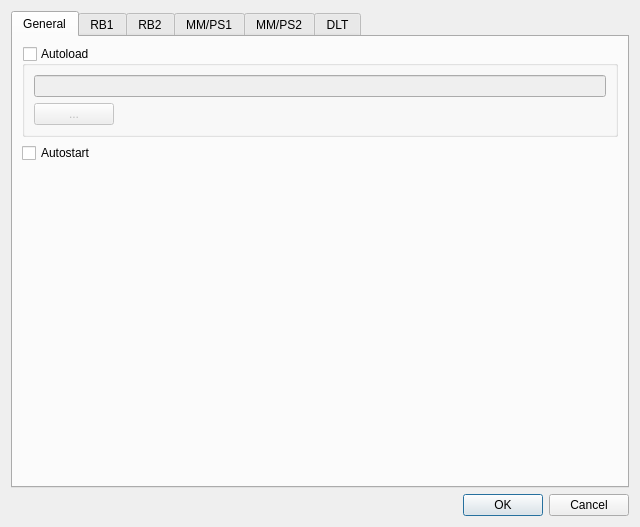
<?xml version="1.0" encoding="UTF-8"?>
<ui version="4.0">
 <class>SettingsDialog</class>
 <widget class="QDialog" name="SettingsDialog">
  <property name="geometry">
   <rect>
    <x>0</x>
    <y>0</y>
    <width>640</width>
    <height>527</height>
   </rect>
  </property>
  <property name="font">
   <font>
    <family>Arial</family>
   </font>
  </property>
  <property name="windowTitle">
   <string>Settings</string>
  </property>
  <layout class="QVBoxLayout" name="verticalLayout">
   <item>
    <widget class="QTabWidget" name="tabWidget">
     <property name="currentIndex">
      <number>0</number>
     </property>
     <widget class="QWidget" name="tabGeneral">
      <attribute name="title">
       <string>General</string>
      </attribute>
      <layout class="QVBoxLayout" name="verticalLayout_2">
       <item>
        <widget class="QGroupBox" name="groupBoxAutoload">
         <property name="title">
          <string>Autoload</string>
         </property>
         <property name="checkable">
          <bool>true</bool>
         </property>
         <property name="checked">
          <bool>false</bool>
         </property>
         <layout class="QVBoxLayout" name="verticalLayout_5">
          <item>
           <widget class="QLineEdit" name="lineEditAutoload">
            <property name="readOnly">
             <bool>true</bool>
            </property>
           </widget>
          </item>
          <item>
           <widget class="QPushButton" name="pushButtonAutoload">
            <property name="sizePolicy">
             <sizepolicy hsizetype="Maximum" vsizetype="Fixed">
              <horstretch>0</horstretch>
              <verstretch>0</verstretch>
             </sizepolicy>
            </property>
            <property name="text">
             <string>...</string>
            </property>
           </widget>
          </item>
         </layout>
        </widget>
       </item>
       <item>
        <widget class="QCheckBox" name="checkBoxAutostart">
         <property name="text">
          <string>Autostart</string>
         </property>
        </widget>
       </item>
       <item>
        <spacer name="verticalSpacer">
         <property name="orientation">
          <enum>Qt::Vertical</enum>
         </property>
         <property name="sizeHint" stdset="0">
          <size>
           <width>20</width>
           <height>40</height>
          </size>
         </property>
        </spacer>
       </item>
      </layout>
     </widget>
     <widget class="QWidget" name="TabRelais">
      <attribute name="title">
       <string>RB1</string>
      </attribute>
      <layout class="QVBoxLayout" name="verticalLayout_3">
       <item>
        <widget class="QCheckBox" name="checkBoxRelais1Active">
         <property name="text">
          <string>Active</string>
         </property>
        </widget>
       </item>
       <item>
        <widget class="QLabel" name="label">
         <property name="text">
          <string>Serial Port:</string>
         </property>
        </widget>
       </item>
       <item>
        <widget class="QComboBox" name="comboBoxSerialPort1"/>
       </item>
       <item>
        <widget class="QLabel" name="label_6">
         <property name="text">
          <string>Relais Name 1:</string>
         </property>
        </widget>
       </item>
       <item>
        <widget class="QLineEdit" name="lineEditRelaisName1"/>
       </item>
       <item>
        <widget class="QLabel" name="label_5">
         <property name="text">
          <string>Relais Name 2:</string>
         </property>
        </widget>
       </item>
       <item>
        <widget class="QLineEdit" name="lineEditRelaisName2"/>
       </item>
       <item>
        <widget class="QLabel" name="label_7">
         <property name="text">
          <string>Relais Name 3:</string>
         </property>
        </widget>
       </item>
       <item>
        <widget class="QLineEdit" name="lineEditRelaisName3"/>
       </item>
       <item>
        <widget class="QLabel" name="label_18">
         <property name="text">
          <string>Relais Name 4:</string>
         </property>
        </widget>
       </item>
       <item>
        <widget class="QLineEdit" name="lineEditRelaisName7"/>
       </item>
       <item>
        <spacer name="verticalSpacer_2">
         <property name="orientation">
          <enum>Qt::Vertical</enum>
         </property>
         <property name="sizeHint" stdset="0">
          <size>
           <width>20</width>
           <height>40</height>
          </size>
         </property>
        </spacer>
       </item>
      </layout>
     </widget>
     <widget class="QWidget" name="tab_2">
      <attribute name="title">
       <string>RB2</string>
      </attribute>
      <layout class="QVBoxLayout" name="verticalLayout_7">
       <item>
        <widget class="QCheckBox" name="checkBoxRelais2Active">
         <property name="text">
          <string>Active</string>
         </property>
        </widget>
       </item>
       <item>
        <widget class="QLabel" name="label_8">
         <property name="text">
          <string>Serial Port:</string>
         </property>
        </widget>
       </item>
       <item>
        <widget class="QComboBox" name="comboBoxSerialPort2"/>
       </item>
       <item>
        <widget class="QLabel" name="label_9">
         <property name="text">
          <string>Relais Name 1:</string>
         </property>
        </widget>
       </item>
       <item>
        <widget class="QLineEdit" name="lineEditRelaisName4"/>
       </item>
       <item>
        <widget class="QLabel" name="label_13">
         <property name="text">
          <string>Relais Name 2:</string>
         </property>
        </widget>
       </item>
       <item>
        <widget class="QLineEdit" name="lineEditRelaisName5"/>
       </item>
       <item>
        <widget class="QLabel" name="label_14">
         <property name="text">
          <string>Relais Name 3:</string>
         </property>
        </widget>
       </item>
       <item>
        <widget class="QLineEdit" name="lineEditRelaisName6"/>
       </item>
       <item>
        <widget class="QLabel" name="label_19">
         <property name="text">
          <string>Relais Name 4:</string>
         </property>
        </widget>
       </item>
       <item>
        <widget class="QLineEdit" name="lineEditRelaisName8"/>
       </item>
       <item>
        <spacer name="verticalSpacer_5">
         <property name="orientation">
          <enum>Qt::Vertical</enum>
         </property>
         <property name="sizeHint" stdset="0">
          <size>
           <width>20</width>
           <height>40</height>
          </size>
         </property>
        </spacer>
       </item>
      </layout>
     </widget>
     <widget class="QWidget" name="tab">
      <attribute name="title">
       <string>MM/PS1</string>
      </attribute>
      <layout class="QVBoxLayout" name="verticalLayout_6">
       <item>
        <widget class="QCheckBox" name="checkBoxMultimeter1Active">
         <property name="text">
          <string>Active</string>
         </property>
        </widget>
       </item>
       <item>
        <widget class="QLabel" name="label_11">
         <property name="text">
          <string>Type:</string>
         </property>
        </widget>
       </item>
       <item>
        <widget class="QComboBox" name="comboBoxType1">
         <item>
          <property name="text">
           <string>Holdpeak HP-90EPC</string>
          </property>
         </item>
         <item>
          <property name="text">
           <string>Manson HCS-3302/Voltcraft PPS-11810</string>
          </property>
         </item>
         <item>
          <property name="text">
           <string>WemosD1MiniPower</string>
          </property>
         </item>
         <item>
          <property name="text">
           <string>OWON XDM1041</string>
          </property>
         </item>
        </widget>
       </item>
       <item>
        <widget class="QLabel" name="label_10">
         <property name="text">
          <string>Serial Port:</string>
         </property>
        </widget>
       </item>
       <item>
        <widget class="QComboBox" name="comboBoxSerialPortMultimeter1"/>
       </item>
       <item>
        <widget class="QLabel" name="label_12">
         <property name="text">
          <string>Power Supply Name:</string>
         </property>
        </widget>
       </item>
       <item>
        <widget class="QLineEdit" name="lineEditPower1Name"/>
       </item>
       <item>
        <widget class="QLabel" name="label_20">
         <property name="text">
          <string>Substract Current (A):</string>
         </property>
        </widget>
       </item>
       <item>
        <widget class="QLineEdit" name="lineEditPower1SubstractCurrent"/>
       </item>
       <item>
        <spacer name="verticalSpacer_4">
         <property name="orientation">
          <enum>Qt::Vertical</enum>
         </property>
         <property name="sizeHint" stdset="0">
          <size>
           <width>20</width>
           <height>40</height>
          </size>
         </property>
        </spacer>
       </item>
      </layout>
     </widget>
     <widget class="QWidget" name="tab_3">
      <attribute name="title">
       <string>MM/PS2</string>
      </attribute>
      <layout class="QVBoxLayout" name="verticalLayout_8">
       <item>
        <widget class="QCheckBox" name="checkBoxMultimeter2Active">
         <property name="text">
          <string>Active</string>
         </property>
        </widget>
       </item>
       <item>
        <widget class="QLabel" name="label_15">
         <property name="text">
          <string>Type</string>
         </property>
        </widget>
       </item>
       <item>
        <widget class="QComboBox" name="comboBoxType2">
         <item>
          <property name="text">
           <string>Holdpeak HP-90EPC</string>
          </property>
         </item>
         <item>
          <property name="text">
           <string>Manson HCS-3302/Voltcraft PPS-11810</string>
          </property>
         </item>
         <item>
          <property name="text">
           <string>WemosD1MiniPower</string>
          </property>
         </item>
         <item>
          <property name="text">
           <string>OWON XDM1041</string>
          </property>
         </item>
        </widget>
       </item>
       <item>
        <widget class="QLabel" name="label_16">
         <property name="text">
          <string>Serial Port:</string>
         </property>
        </widget>
       </item>
       <item>
        <widget class="QComboBox" name="comboBoxSerialPortMultimeter2"/>
       </item>
       <item>
        <widget class="QLabel" name="label_17">
         <property name="text">
          <string>Multimeter/Power Supply Name</string>
         </property>
        </widget>
       </item>
       <item>
        <widget class="QLineEdit" name="lineEditPower2Name"/>
       </item>
       <item>
        <widget class="QLabel" name="label_21">
         <property name="text">
          <string>Substract Current (A):</string>
         </property>
        </widget>
       </item>
       <item>
        <widget class="QLineEdit" name="lineEditPower2SubstractCurrent"/>
       </item>
       <item>
        <spacer name="verticalSpacer_6">
         <property name="orientation">
          <enum>Qt::Vertical</enum>
         </property>
         <property name="sizeHint" stdset="0">
          <size>
           <width>20</width>
           <height>40</height>
          </size>
         </property>
        </spacer>
       </item>
      </layout>
     </widget>
     <widget class="QWidget" name="tabDLT">
      <attribute name="title">
       <string>DLT</string>
      </attribute>
      <layout class="QVBoxLayout" name="verticalLayout_4">
       <item>
        <widget class="QLabel" name="label_2">
         <property name="text">
          <string>Server Port:</string>
         </property>
        </widget>
       </item>
       <item>
        <widget class="QLineEdit" name="lineEditPort"/>
       </item>
       <item>
        <widget class="QLabel" name="label_3">
         <property name="text">
          <string>Application Id:</string>
         </property>
        </widget>
       </item>
       <item>
        <widget class="QLineEdit" name="lineEditApplicationId"/>
       </item>
       <item>
        <widget class="QLabel" name="label_4">
         <property name="text">
          <string>Context Id:</string>
         </property>
        </widget>
       </item>
       <item>
        <widget class="QLineEdit" name="lineEditContextId"/>
       </item>
       <item>
        <spacer name="verticalSpacer_3">
         <property name="orientation">
          <enum>Qt::Vertical</enum>
         </property>
         <property name="sizeHint" stdset="0">
          <size>
           <width>20</width>
           <height>40</height>
          </size>
         </property>
        </spacer>
       </item>
      </layout>
     </widget>
    </widget>
   </item>
   <item>
    <widget class="QDialogButtonBox" name="buttonBox">
     <property name="orientation">
      <enum>Qt::Horizontal</enum>
     </property>
     <property name="standardButtons">
      <set>QDialogButtonBox::Cancel|QDialogButtonBox::Ok</set>
     </property>
    </widget>
   </item>
  </layout>
 </widget>
 <resources/>
 <connections>
  <connection>
   <sender>buttonBox</sender>
   <signal>accepted()</signal>
   <receiver>SettingsDialog</receiver>
   <slot>accept()</slot>
   <hints>
    <hint type="sourcelabel">
     <x>248</x>
     <y>254</y>
    </hint>
    <hint type="destinationlabel">
     <x>157</x>
     <y>274</y>
    </hint>
   </hints>
  </connection>
  <connection>
   <sender>buttonBox</sender>
   <signal>rejected()</signal>
   <receiver>SettingsDialog</receiver>
   <slot>reject()</slot>
   <hints>
    <hint type="sourcelabel">
     <x>316</x>
     <y>260</y>
    </hint>
    <hint type="destinationlabel">
     <x>286</x>
     <y>274</y>
    </hint>
   </hints>
  </connection>
 </connections>
</ui>
